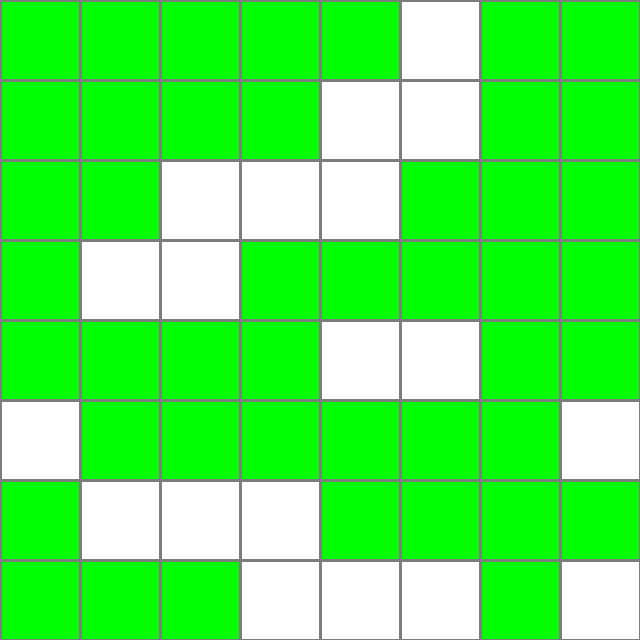
#> input picture tasks/ml_cv/original.png, 640 x 640 px, found by its file name
$ python openCv6thTask.py
#> lines starting #> are read from the running program, lines starting #| are printed output that depends on the picture
import cv2
import numpy as np
import matplotlib.pyplot as plt

def preprocess_image(image_path):

#> called with image_path = 'tasks\\ml_cv\\original.png'
    img = cv2.imread(image_path)
#> img is the input picture: shape (640, 640, 3); mean B, G, R 79.3, 245.4, 79.3

    resized_img = cv2.resize(img, (8, 8), interpolation=cv2.INTER_AREA)

    hsv_img = cv2.cvtColor(resized_img, cv2.COLOR_BGR2HSV)

    lower_green = np.array([35, 40, 40])
    upper_green = np.array([85, 255, 255])

    mask = cv2.inRange(hsv_img, lower_green, upper_green)

    grid = (mask > 0).astype(int)

    return grid

prior_grid = preprocess_image("tasks\ml_cv\original.png")
current_grid = preprocess_image("tasks\ml_cv\\new_27.png")
#> call 2 of preprocess_image, with image_path = 'tasks\\ml_cv\\new_27.png'
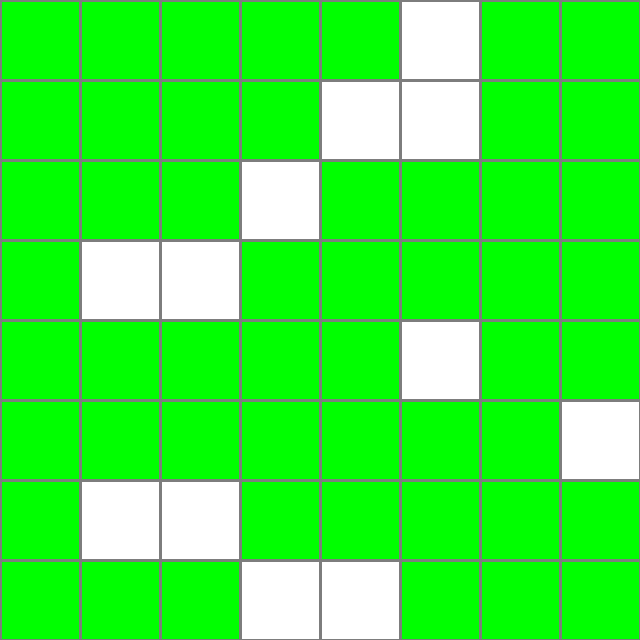
#> input picture tasks/ml_cv/new_27.png, 640 x 640 px, found by its file name
#> in preprocess_image, img is the input picture: shape (640, 640, 3); mean B, G, R 53.5, 245.4, 53.5


def compare_grids(prior, current):
    recovery = np.sum((prior == 0) & (current == 1))
#> recovery = 7
    decrease = np.sum((prior == 1) & (current == 0))
#> decrease = 0
    return recovery, decrease


recovery, decrease = compare_grids(prior_grid, current_grid)
#> recovery = 7; decrease = 0

print(f"Number of squares recovered : {recovery}")
#| Number of squares recovered : 7
print(f"Number of squares decreased : {decrease}")
#| Number of squares decreased : 0

fig, axs = plt.subplots(1, 2, figsize=(10, 5))

axs[0].imshow(prior_grid, cmap='Greens', vmin=0, vmax=1)
axs[0].set_title('Prior Seagrass Grid (3 months ago)')
axs[0].axis('off')

axs[1].imshow(current_grid, cmap='Greens', vmin=0, vmax=1)
axs[1].set_title('Current Seagrass Grid')
axs[1].axis('off')

plt.show()
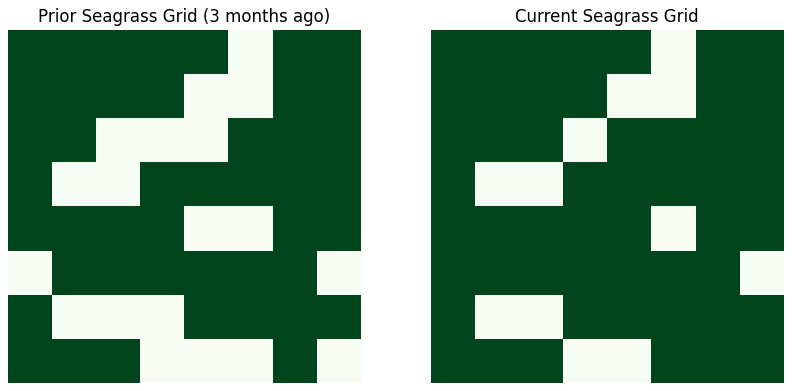
#> figure drawn by matplotlib, 2 panels

output_path = "comparison_output.png"
comparison_image = np.hstack([prior_grid * 255, current_grid * 255])
cv2.imwrite(output_path, comparison_image)
print(f"Comparison image saved at {output_path}")
